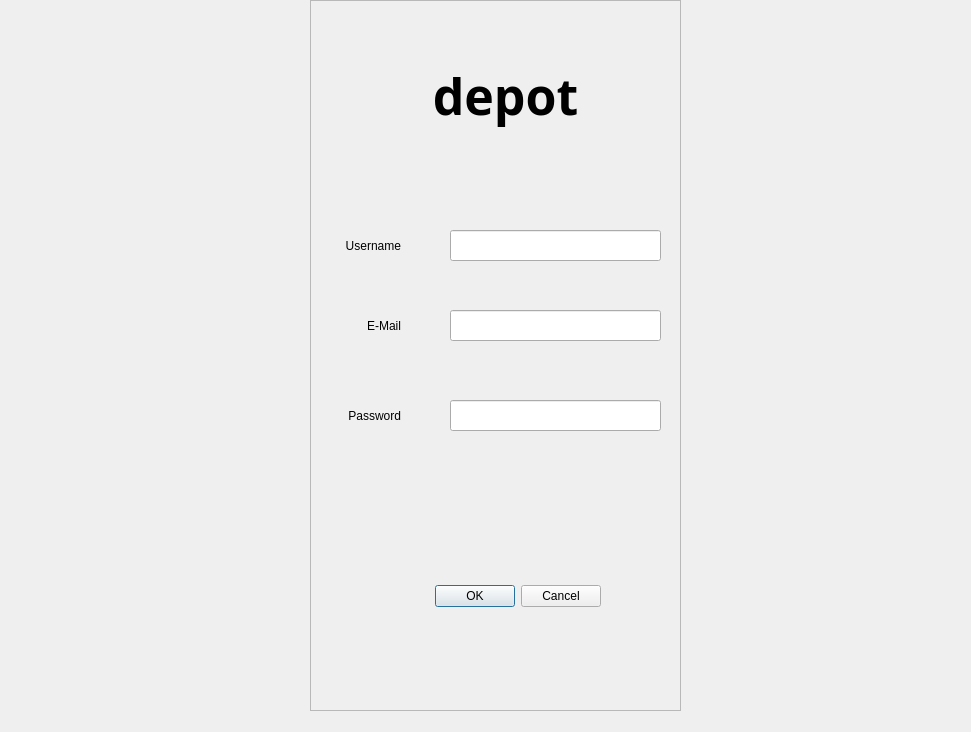
<?xml version="1.0" encoding="UTF-8"?>
<ui version="4.0">
 <class>Dialog</class>
 <widget class="QDialog" name="Dialog">
  <property name="geometry">
   <rect>
    <x>0</x>
    <y>0</y>
    <width>971</width>
    <height>732</height>
   </rect>
  </property>
  <property name="windowTitle">
   <string>Seller Login</string>
  </property>
  <widget class="QFrame" name="frm_SelLogin">
   <property name="geometry">
    <rect>
     <x>310</x>
     <y>0</y>
     <width>371</width>
     <height>711</height>
    </rect>
   </property>
   <property name="frameShape">
    <enum>QFrame::StyledPanel</enum>
   </property>
   <property name="frameShadow">
    <enum>QFrame::Raised</enum>
   </property>
   <widget class="QLabel" name="lbl_SelLoginDepot">
    <property name="geometry">
     <rect>
      <x>70</x>
      <y>60</y>
      <width>251</width>
      <height>71</height>
     </rect>
    </property>
    <property name="layoutDirection">
     <enum>Qt::LeftToRight</enum>
    </property>
    <property name="styleSheet">
     <string notr="true">font-family: Calibri Light;
font-size: 50px;
font-weight: bold;</string>
    </property>
    <property name="text">
     <string>depot</string>
    </property>
    <property name="alignment">
     <set>Qt::AlignCenter</set>
    </property>
   </widget>
   <widget class="QLabel" name="lbl_SelUsername">
    <property name="geometry">
     <rect>
      <x>20</x>
      <y>230</y>
      <width>71</width>
      <height>31</height>
     </rect>
    </property>
    <property name="text">
     <string>Username</string>
    </property>
    <property name="alignment">
     <set>Qt::AlignRight|Qt::AlignTrailing|Qt::AlignVCenter</set>
    </property>
   </widget>
   <widget class="QLineEdit" name="txt_LoginPass">
    <property name="geometry">
     <rect>
      <x>140</x>
      <y>400</y>
      <width>211</width>
      <height>31</height>
     </rect>
    </property>
   </widget>
   <widget class="QLineEdit" name="txt_Username">
    <property name="geometry">
     <rect>
      <x>140</x>
      <y>230</y>
      <width>211</width>
      <height>31</height>
     </rect>
    </property>
   </widget>
   <widget class="QLineEdit" name="txt_SelEmail">
    <property name="geometry">
     <rect>
      <x>140</x>
      <y>310</y>
      <width>211</width>
      <height>31</height>
     </rect>
    </property>
   </widget>
   <widget class="QLabel" name="lbl_SelLoginPass">
    <property name="geometry">
     <rect>
      <x>20</x>
      <y>400</y>
      <width>71</width>
      <height>31</height>
     </rect>
    </property>
    <property name="text">
     <string>Password</string>
    </property>
    <property name="alignment">
     <set>Qt::AlignRight|Qt::AlignTrailing|Qt::AlignVCenter</set>
    </property>
   </widget>
   <widget class="QDialogButtonBox" name="btn_SelLogin">
    <property name="geometry">
     <rect>
      <x>100</x>
      <y>580</y>
      <width>191</width>
      <height>32</height>
     </rect>
    </property>
    <property name="orientation">
     <enum>Qt::Horizontal</enum>
    </property>
    <property name="standardButtons">
     <set>QDialogButtonBox::Cancel|QDialogButtonBox::Ok</set>
    </property>
   </widget>
   <widget class="QLabel" name="lbl_SelLoginEmail">
    <property name="geometry">
     <rect>
      <x>40</x>
      <y>310</y>
      <width>51</width>
      <height>31</height>
     </rect>
    </property>
    <property name="text">
     <string>E-Mail</string>
    </property>
    <property name="alignment">
     <set>Qt::AlignRight|Qt::AlignTrailing|Qt::AlignVCenter</set>
    </property>
   </widget>
  </widget>
 </widget>
 <resources/>
 <connections/>
</ui>
